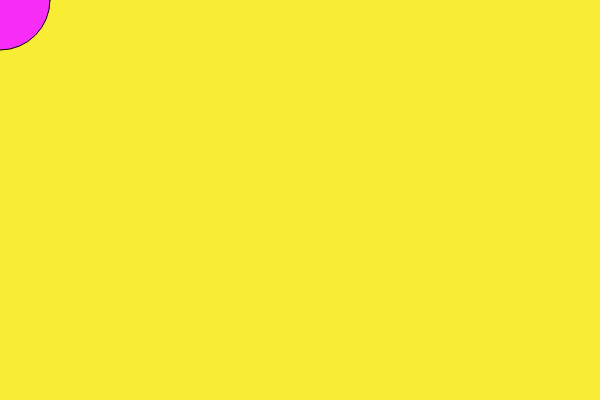
Frame 1 (no input)
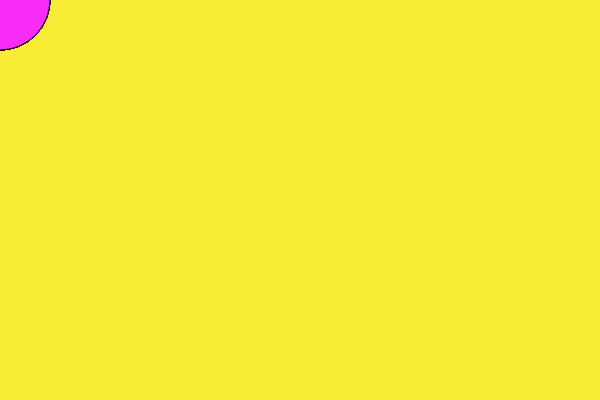
Frame 60 (no input)
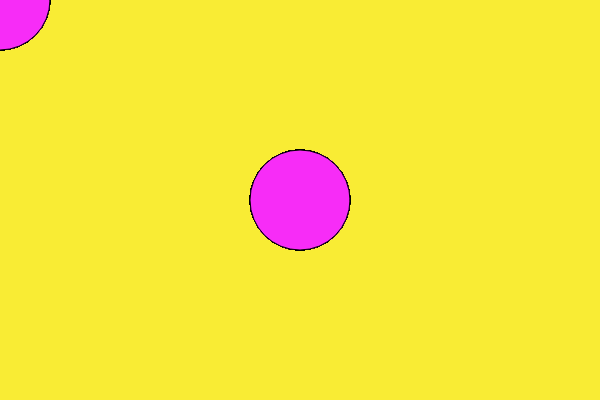
Frame 120 (the mouse pressed at the canvas centre since frame 60)

The p5.js sketch that drew these frames (run headless with seeded random() and noise() and a simulated clock; from frame 60 on, the mouse is pressed at the canvas centre):

// p5.js sketch
// ── sketch.js
function setup(){
    createCanvas(600,400);
    background(249,236,52);
}

function draw(){
    fill(247,44,247);
    ellipse(mouseX,mouseY,100,100);
}
